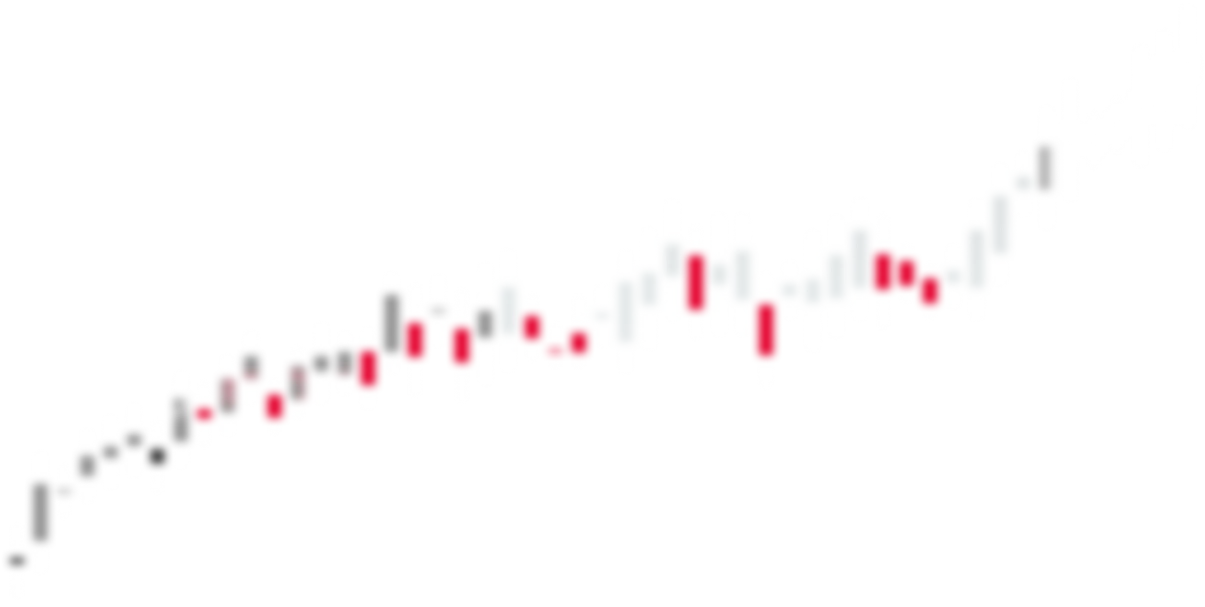
#> input picture axi-select-videos/assets/img/chart_b.webp, 2409 x 1214 px, given in place of img, which was not available (shown at 1/2 size)
$ python measure_frames.py ../../../../axi-select-videos/assets/img
#> lines starting #> are read from the running program, lines starting #| are printed output that depends on the picture; pictures that were not available may be replaced by others from this repository, and a replacement may not be noted
#!/usr/bin/env python3
"""measure_frames.py - measure the look of still frames (AboStesha Film Pipeline, 02 §2.3 and 07 §7.6).

Prints, per image: luma p1/p50/p99, % clipped (> 0.98) and % crushed (< 0.02) pixels, mean saturation,
the mean colour of the darkest 15% (shadow tint) and brightest 15% (highlight tint), and 6 median-cut
colour clusters with their share of the frame. Values are display-referred (Rec.709 luma weights on
encoded RGB), which matches AI stills and Seedance clips.

Usage (always with `python3 -I`, so nothing is imported from the working directory):
  python3 -I scripts/measure_frames.py reference-frames/*.png > measurements.txt
  python3 -I scripts/measure_frames.py --csv before.png after.png hero.png > pair.csv

Requires Python >= 3.9, Pillow >= 9.1 and numpy. Reads only the images given; no network, no writes.
Original code for this pipeline (tested 2026-10-30).
"""
import argparse
import csv
import sys

import numpy as np
from PIL import Image

LUMA = np.array([0.2126, 0.7152, 0.0722], dtype=np.float32)
FIELDS = ["file", "p1", "p50", "p99", "clipped_pct", "crushed_pct", "mean_sat",
          "shadow_tint", "highlight_tint", "clusters"]


def hexcol(rgb):
    return "#%02x%02x%02x" % tuple(int(round(min(max(v, 0.0), 1.0) * 255)) for v in rgb)


def measure(path):
#> called with path = '../../../../axi-select-videos/assets/img'
    im = Image.open(path).convert("RGB")
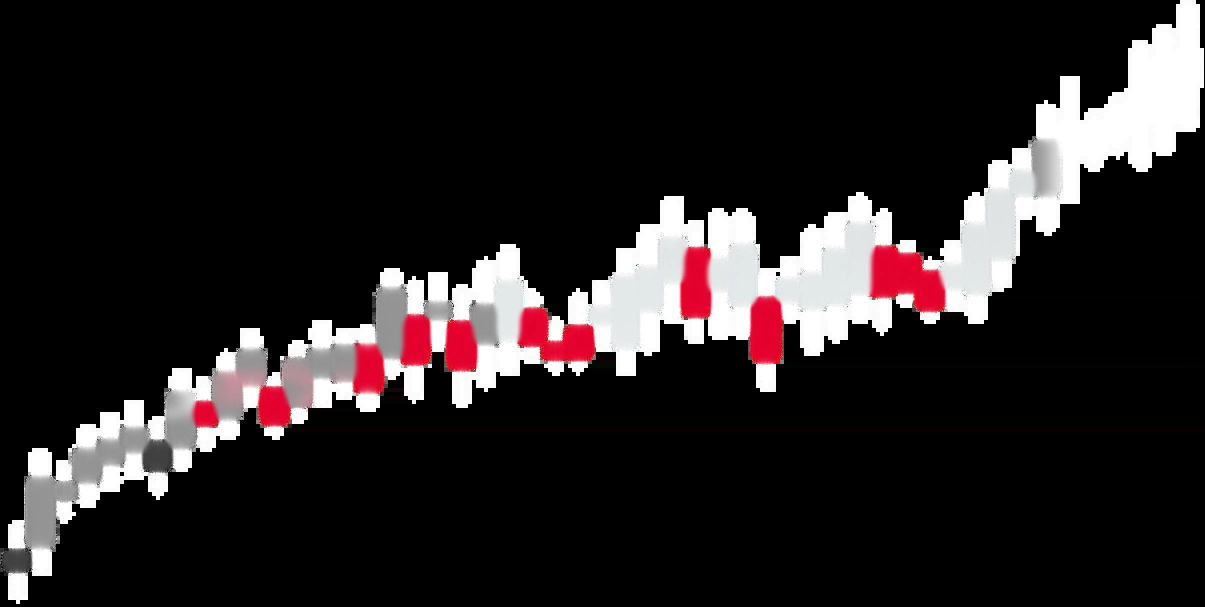
#> im: PIL image 2409x1214 RGB (shown at 1/2 size); mean R, G, B 37.2, 32.3, 33.3
    im.thumbnail((640, 640))
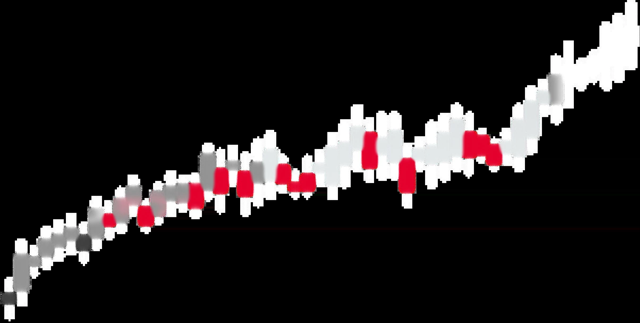
#> im: PIL image 640x323 RGB; mean R, G, B 37.2, 32.4, 33.3
    a = np.asarray(im, dtype=np.float32) / 255.0
    y = a @ LUMA
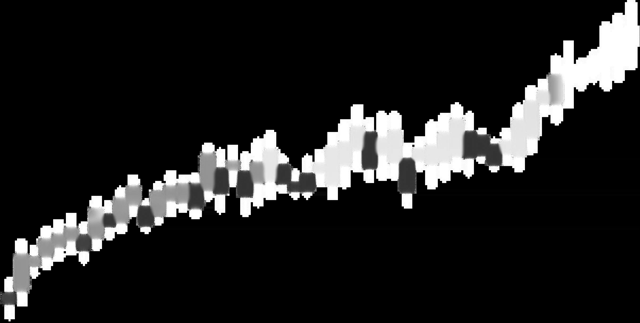
#> y: shape (323, 640) float32; min 0, max 1, mean 0.131
    p1, p50, p99 = np.percentile(y, [1, 50, 99])
#> p1 = 0; p50 = 0; p99 = 1
    lo, hi = np.percentile(y, [15, 85])
#> lo = 0; hi = 0.243
    sat = np.asarray(im.convert("HSV"), dtype=np.float32)[..., 1].mean() / 255.0
#> sat = 0.039
    q = im.quantize(colors=6, method=Image.Quantize.MEDIANCUT)
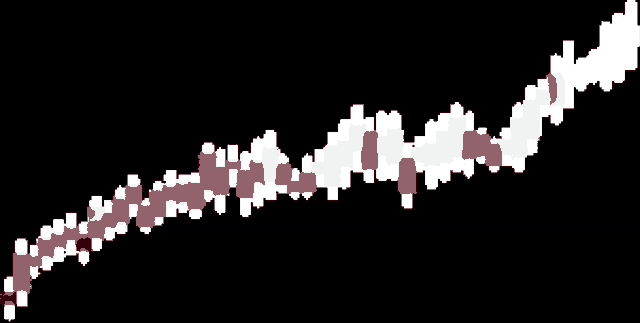
#> q: PIL image 640x323 P; mean R, G, B 36.1, 33.5, 34
    pal, n = q.getpalette(), im.width * im.height
#> pal = [255, 255, 255, 241, 243, 243, 146, 99, 108, 53, 0, 10, 0, 0, 2, 0, 0, 0]; n = 206720
    clusters = ["#%02x%02x%02x %d%%" % (*pal[i * 3:i * 3 + 3], round(c * 100 / n))
                for c, i in sorted(q.getcolors(), reverse=True)]
#> clusters = ['#000000 81%', '#ffffff 7%', '#92636c 5%', '#f1f3f3 4%', '#000002 2%', '#35000a 1%']
    return {"file": path, "p1": round(float(p1), 3), "p50": round(float(p50), 3),
            "p99": round(float(p99), 3),
            "clipped_pct": round(float((y > 0.98).mean() * 100), 1),
            "crushed_pct": round(float((y < 0.02).mean() * 100), 1),
            "mean_sat": round(float(sat), 3),
            "shadow_tint": hexcol(a[y <= lo].mean(0)), "highlight_tint": hexcol(a[y >= hi].mean(0)),
            "clusters": ", ".join(clusters)}


def main():
    ap = argparse.ArgumentParser(description="Measure luma, saturation, tints and colour clusters.")
    ap.add_argument("images", nargs="+")
    ap.add_argument("--csv", action="store_true", help="write CSV to stdout instead of text")
    args = ap.parse_args()
    out = csv.DictWriter(sys.stdout, FIELDS) if args.csv else None
    if out:
        out.writeheader()
    failed = 0
    for p in args.images:
        try:
            m = measure(p)
#> m = 10 items
        except (OSError, ValueError) as e:
            print(f"skip {p}: {e}", file=sys.stderr)
            failed += 1
            continue
        if out:
            out.writerow(m)
        else:
            print(f"{p}\n  luma p1/p50/p99 {m['p1']:.2f}/{m['p50']:.2f}/{m['p99']:.2f}  "
                  f"clipped {m['clipped_pct']:.1f}%  crushed {m['crushed_pct']:.1f}%  "
                  f"mean sat {m['mean_sat']:.2f}\n  shadow tint {m['shadow_tint']}  "
                  f"highlight tint {m['highlight_tint']}\n  6 clusters: {m['clusters']}")
#| ../../../../axi-select-videos/assets/img
#|   luma p1/p50/p99 0.00/0.00/1.00  clipped 6.9%  crushed 82.8%  mean sat 0.04
#|   shadow tint #000000  highlight tint #ded6d8
#|   6 clusters: #000000 81%, #ffffff 7%, #92636c 5%, #f1f3f3 4%, #000002 2%, #35000a 1%
    return 1 if failed == len(args.images) else 0


if __name__ == "__main__":
    sys.exit(main())
#> (the program exits here)

$ run again, on axi-select-videos/assets/img/chart_c.webp
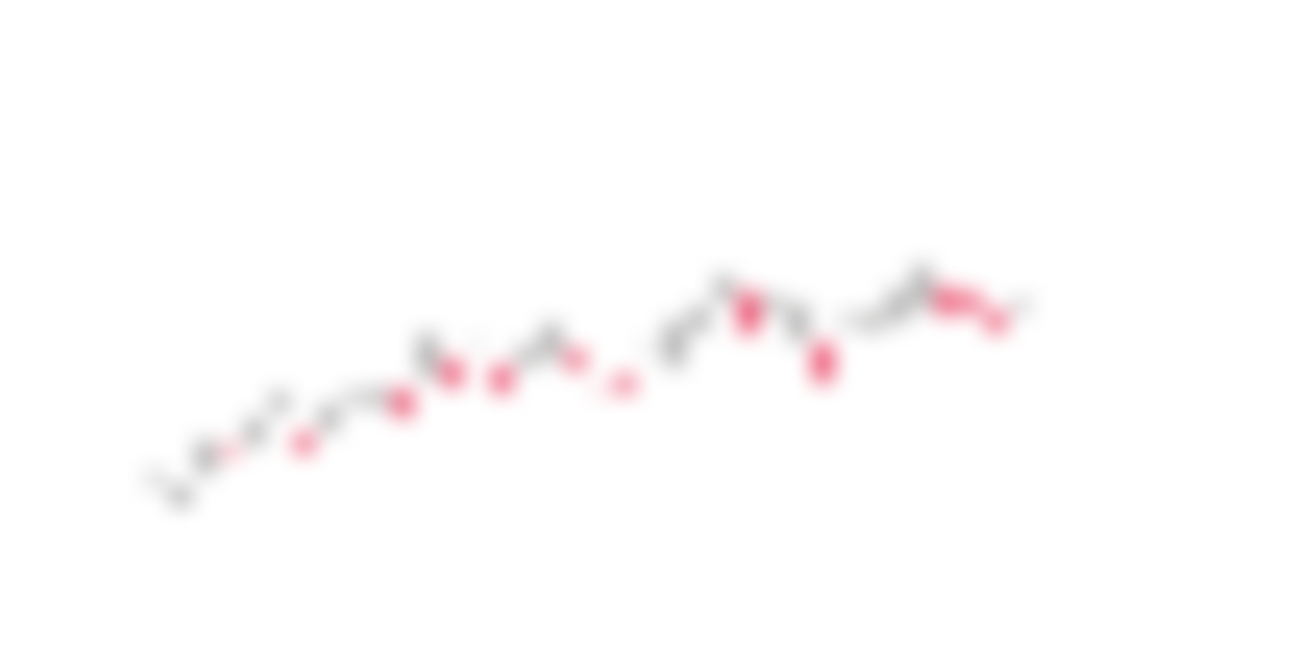
#> input picture axi-select-videos/assets/img/chart_c.webp, 2600 x 1339 px, given in place of img, which was not available (shown at 1/2 size)
#> in measure, `y = a @ LUMA`:
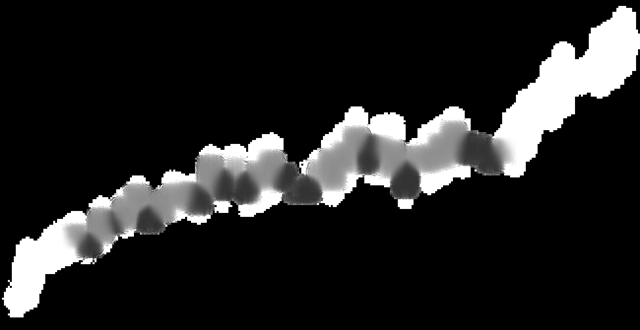
#> y: shape (330, 640) float32; min 0, max 1, mean 0.142
#> p1 = 0; p99 = 1
#> lo = 0; hi = 0.499
#> sat = 0.0325
#> in measure, `q = im.quantize(colors=6, method=Image.Quantize.MEDIANCUT)`:
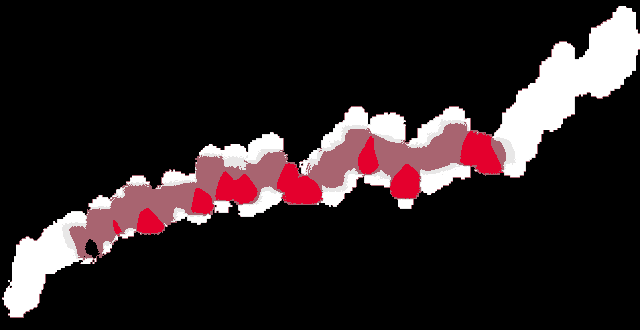
#> q: PIL image 640x330 P; mean R, G, B 42.5, 32.4, 34.3
#> pal = [255, 255, 255, 232, 231, 231, 168, 100, 112, 228, 0, 45, 0, 0, 1, 0, 0, 0]; n = 211200
#> clusters = ['#000000 80%', '#ffffff 9%', '#a86470 6%', '#e4002d 3%', '#e8e7e7 2%', '#000001 1%']
#> m = 10 items
#| ../../../../axi-select-videos/assets/img
#|   luma p1/p50/p99 0.00/0.00/1.00  clipped 8.6%  crushed 80.3%  mean sat 0.03
#|   shadow tint #000000  highlight tint #dcd9da
#|   6 clusters: #000000 80%, #ffffff 9%, #a86470 6%, #e4002d 3%, #e8e7e7 2%, #000001 1%
